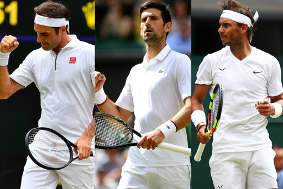
#> input picture data/ex_image.png, 283 x 189 px, found by its file name
$ jupyter execute 'blend, paste.ipynb'   (text cells are left out)
#> lines starting #> are read from the running program, lines starting #| are printed output that depends on the picture; after the words box and inside, x2 and y2 are one past the last pixel; in counts of white or black regions, pixels touching at a corner belong together; pictures that were not available may be replaced by others from this repository, and a replacement may not be noted
[cell 1]
import cv2
import matplotlib.pyplot as plt

[cell 2]
sample_img = cv2.imread('./data/ex_image.png')
#> sample_img is the input picture: shape (189, 283, 3); mean B, G, R 130, 135.2, 140.3
sample_logo = cv2.imread('./data/ex_image_logo.png')
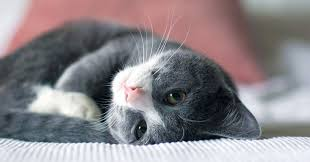
#> input picture data/cat.png, 310 x 162 px, given in place of ex_image_logo.png, which was not available
#> sample_logo is the input picture: shape (162, 310, 3); mean B, G, R 137.5, 133.2, 139

sample_img = cv2.cvtColor(sample_img, cv2.COLOR_BGR2RGB)
sample_logo = cv2.cvtColor(sample_logo, cv2.COLOR_BGR2RGB)

plt.imshow(sample_img)
plt.title('sample_img')
plt.show()

plt.imshow(sample_logo)
plt.title('sample_logo')
plt.show()

img_re = cv2.resize(sample_img, (800, 600))
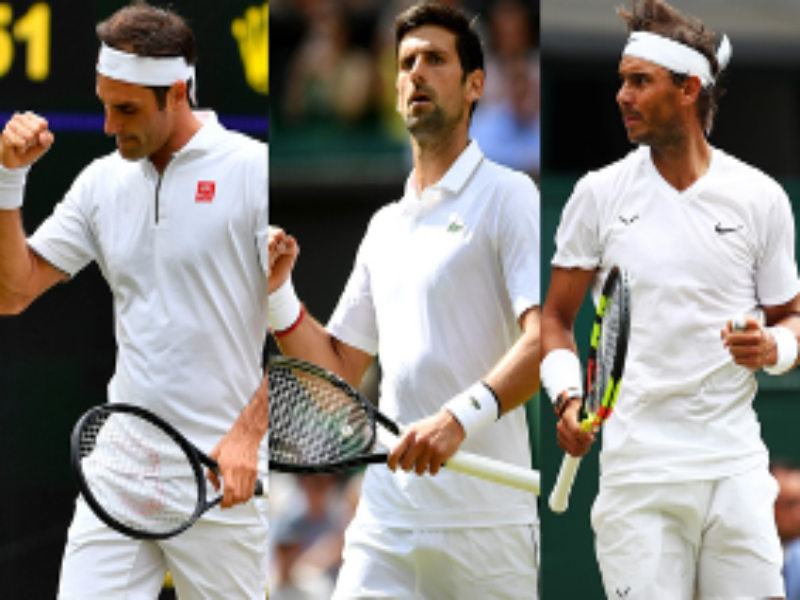
#> img_re: shape (600, 800, 3); mean R, G, B 140.2, 135, 129.9
logo_re = cv2.resize(sample_logo, (800, 600))
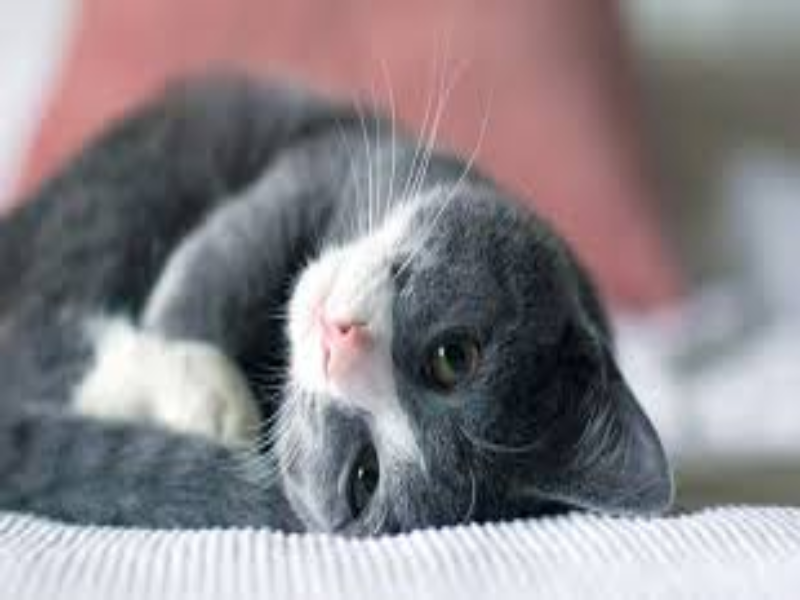
#> logo_re: shape (600, 800, 3); mean R, G, B 138.9, 133.1, 137.4

[cell 3]
for (alpha, beta) in [(0.5, 0.5), (0.8, 0.2), (1, 1)]:
    blended = cv2.addWeighted(img_re, alpha, logo_re, beta, 0)
    # (imgA, a, imgB, b, c) -> imgA * a + imgB * b + c

    plt.imshow(blended)
    plt.title(f"blended\n(alpha = {alpha}, beta = {beta})")
    plt.show()
#> this loop made 3 passes
#> pass 1, `blended = cv2.addWeighted(img_re, alpha, logo_re, beta, 0)`:
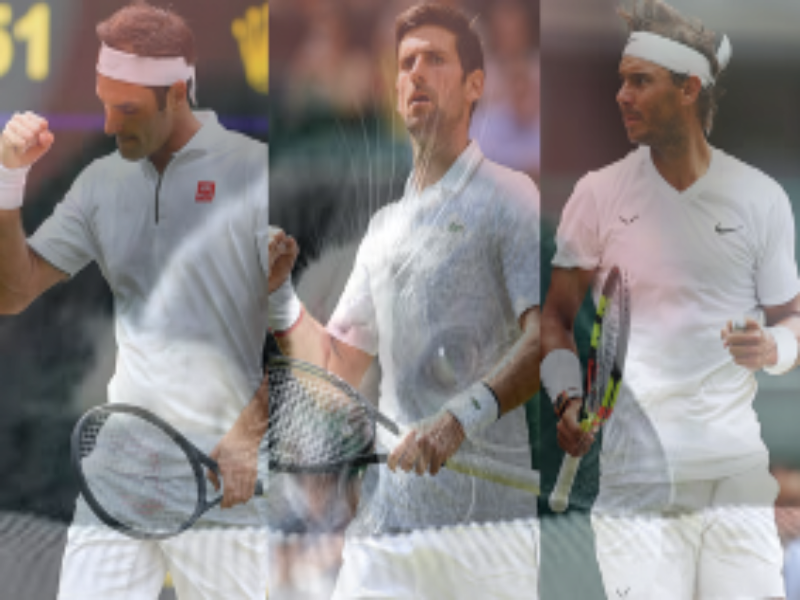
#> blended: shape (600, 800, 3); mean R, G, B 139.5, 134.1, 133.6
#> pass 2, `blended = cv2.addWeighted(img_re, alpha, logo_re, beta, 0)`:
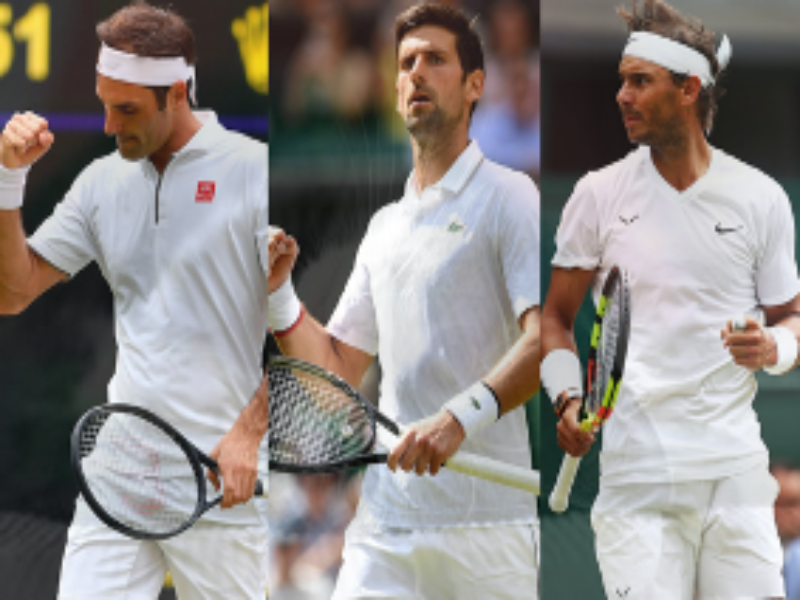
#> blended: shape (600, 800, 3); mean R, G, B 139.9, 134.7, 131.4
#> pass 3, `blended = cv2.addWeighted(img_re, alpha, logo_re, beta, 0)`:
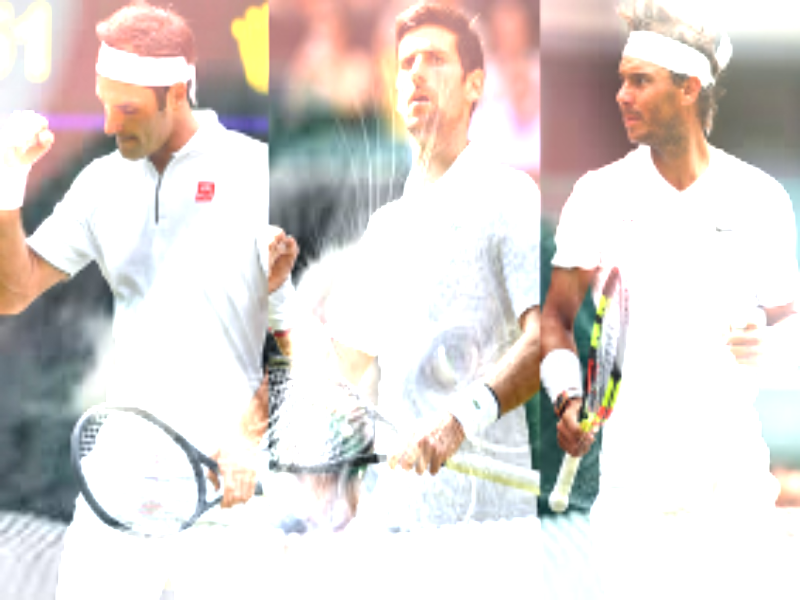
#> blended: shape (600, 800, 3); mean R, G, B 222.9, 215.6, 211.6

[cell 4]
logo_small = cv2.resize(logo_re, (300,300))
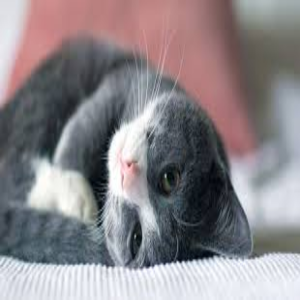
#> logo_small: shape (300, 300, 3); mean R, G, B 138.9, 133.2, 137.4

plt.imshow(logo_small)
plt.show()

x_offset = 40
y_offset = 170

x_end = x_offset + logo_small.shape[1]
#> x_end = 340
y_end = y_offset + logo_small.shape[0]
#> y_end = 470

img_re[y_offset:y_end, x_offset:x_end] = logo_small
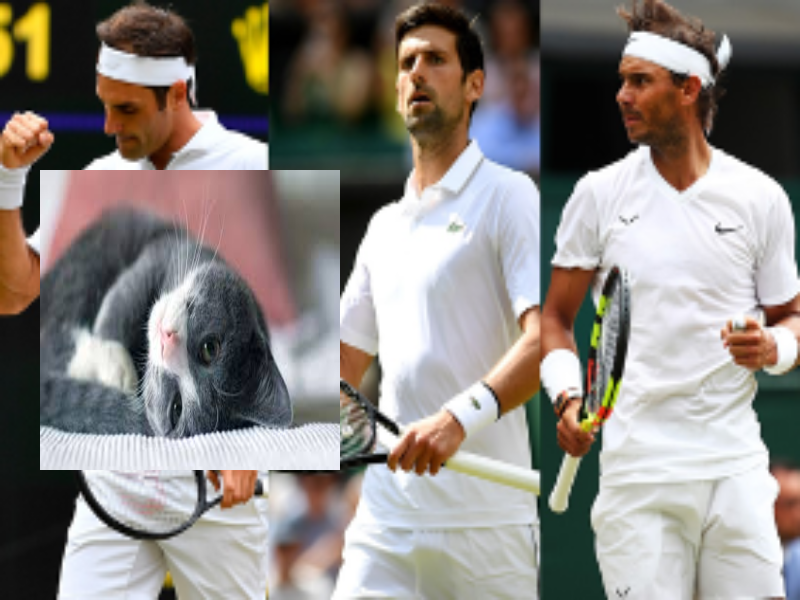
#> img_re: shape (600, 800, 3); 18.75% of pixels changed, all inside (x1, y1, x2, y2) = (40, 170, 340, 470)

plt.imshow(img_re)
plt.show()
